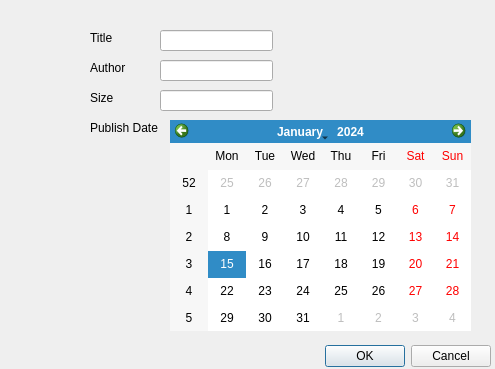
<?xml version="1.0" encoding="UTF-8"?>
<ui version="4.0">
 <class>Dialog</class>
 <widget class="QDialog" name="Dialog">
  <property name="geometry">
   <rect>
    <x>0</x>
    <y>0</y>
    <width>495</width>
    <height>369</height>
   </rect>
  </property>
  <property name="windowTitle">
   <string>Dialog</string>
  </property>
  <widget class="QDialogButtonBox" name="buttonBox">
   <property name="geometry">
    <rect>
     <x>150</x>
     <y>340</y>
     <width>341</width>
     <height>32</height>
    </rect>
   </property>
   <property name="orientation">
    <enum>Qt::Horizontal</enum>
   </property>
   <property name="standardButtons">
    <set>QDialogButtonBox::Cancel|QDialogButtonBox::Ok</set>
   </property>
  </widget>
  <widget class="QLabel" name="titleLabel">
   <property name="geometry">
    <rect>
     <x>90</x>
     <y>30</y>
     <width>49</width>
     <height>16</height>
    </rect>
   </property>
   <property name="text">
    <string>Title</string>
   </property>
  </widget>
  <widget class="QLineEdit" name="titleLineEdit">
   <property name="geometry">
    <rect>
     <x>160</x>
     <y>30</y>
     <width>113</width>
     <height>21</height>
    </rect>
   </property>
  </widget>
  <widget class="QLabel" name="label_2">
   <property name="geometry">
    <rect>
     <x>90</x>
     <y>60</y>
     <width>49</width>
     <height>16</height>
    </rect>
   </property>
   <property name="text">
    <string>Author</string>
   </property>
  </widget>
  <widget class="QLineEdit" name="authorLineEdit">
   <property name="geometry">
    <rect>
     <x>160</x>
     <y>60</y>
     <width>113</width>
     <height>21</height>
    </rect>
   </property>
  </widget>
  <widget class="QLineEdit" name="sizeLineEdit">
   <property name="geometry">
    <rect>
     <x>160</x>
     <y>90</y>
     <width>113</width>
     <height>21</height>
    </rect>
   </property>
   <property name="text">
    <string/>
   </property>
  </widget>
  <widget class="QLabel" name="label_3">
   <property name="geometry">
    <rect>
     <x>90</x>
     <y>90</y>
     <width>49</width>
     <height>16</height>
    </rect>
   </property>
   <property name="text">
    <string>Size</string>
   </property>
  </widget>
  <widget class="QLabel" name="label_4">
   <property name="geometry">
    <rect>
     <x>90</x>
     <y>120</y>
     <width>81</width>
     <height>16</height>
    </rect>
   </property>
   <property name="text">
    <string>Publish Date</string>
   </property>
  </widget>
  <widget class="QCalendarWidget" name="publishCalender">
   <property name="geometry">
    <rect>
     <x>170</x>
     <y>120</y>
     <width>301</width>
     <height>211</height>
    </rect>
   </property>
  </widget>
 </widget>
 <resources/>
 <connections>
  <connection>
   <sender>buttonBox</sender>
   <signal>accepted()</signal>
   <receiver>Dialog</receiver>
   <slot>accept()</slot>
   <hints>
    <hint type="sourcelabel">
     <x>248</x>
     <y>254</y>
    </hint>
    <hint type="destinationlabel">
     <x>157</x>
     <y>274</y>
    </hint>
   </hints>
  </connection>
  <connection>
   <sender>buttonBox</sender>
   <signal>rejected()</signal>
   <receiver>Dialog</receiver>
   <slot>reject()</slot>
   <hints>
    <hint type="sourcelabel">
     <x>316</x>
     <y>260</y>
    </hint>
    <hint type="destinationlabel">
     <x>286</x>
     <y>274</y>
    </hint>
   </hints>
  </connection>
 </connections>
</ui>
